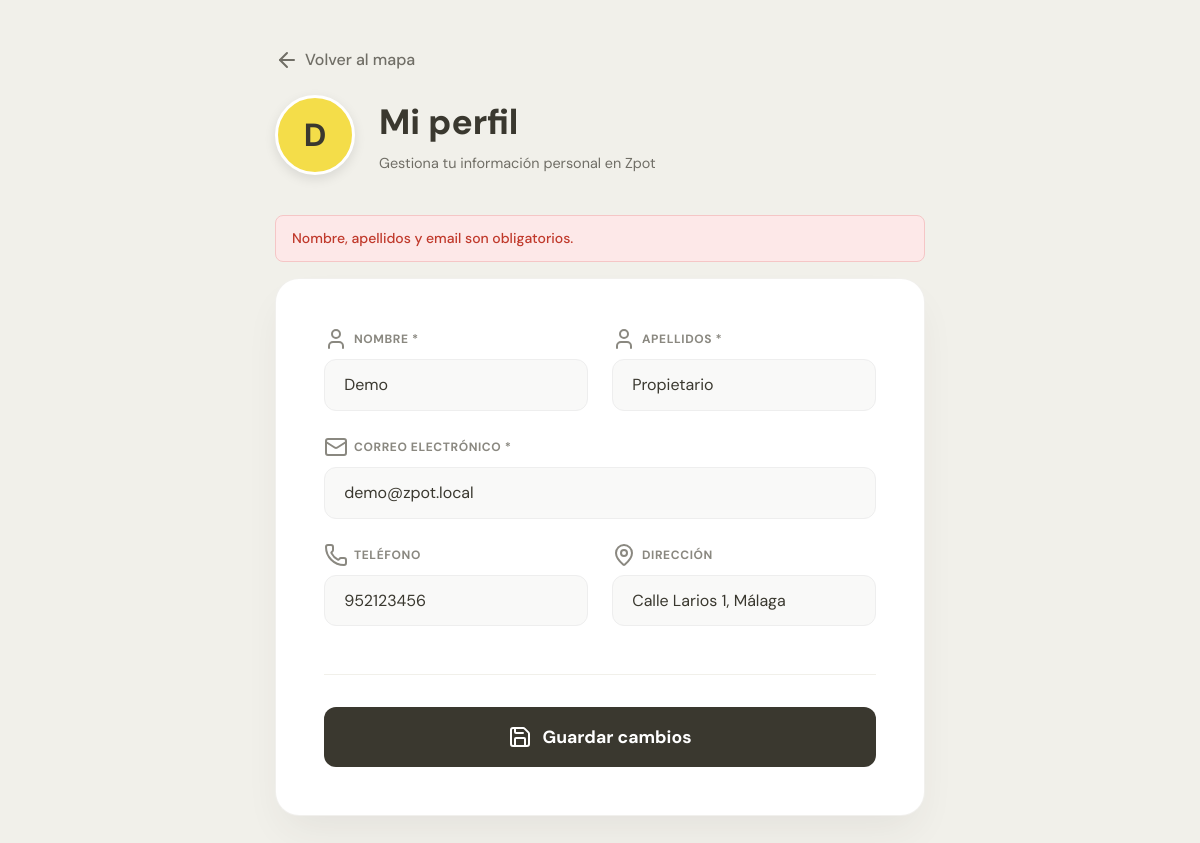
The page /backend/profile/mi_perfil.php?error=1 (signed in) on the database its author committed.
### tables this page shows
CREATE TABLE USUARIO (
    DNI                   VARCHAR(20)  PRIMARY KEY,
    Nombre                VARCHAR(100) NOT NULL,
    Apellidos             VARCHAR(150) NOT NULL,
    Direccion             VARCHAR(200),
    Foto                  VARCHAR(255),
    Telefono              VARCHAR(20),
    Email                 VARCHAR(100) UNIQUE,
    Contrasena_encriptada VARCHAR(255) NOT NULL,
    Token_pago            VARCHAR(255),
    token                 VARCHAR(64),
    confirmado            TINYINT(1)   NOT NULL DEFAULT 0
);

### backend/profile/mi_perfil.php (the view, shortened to what this page needs)
<?php
require_once __DIR__ . "/../sesion/conexion.php";
$dni = $_SESSION['dni'];
$sql = "SELECT * FROM USUARIO WHERE DNI = ?";
$stmt = $_conexion->prepare($sql);
$stmt->bind_param("s", $dni);
$stmt->execute();
$result = $stmt->get_result();
$user = $result->fetch_assoc();
?>
<!DOCTYPE html>
<html lang="es">
<head>
    <link rel="stylesheet" href="../app.css">
    <link rel="stylesheet" href="../styles/miperfil.css">
</head>
<body class="profile-page">
    <div class="layout">
        <div class="layout-container">
            <header class="profile-header">
                <a href="../index.php" class="back-link"><i data-lucide="arrow-left"></i> Volver al mapa</a>
                <div class="header-content">
                    <div class="profile-avatar">
                        <?php
                            $inicial = substr($user['Nombre'] ?? 'U', 0, 1);
                            echo htmlspecialchars(strtoupper($inicial));
                        ?>
                    </div>
                    <div class="header-text">
                        <h1 class="headline">Mi perfil</h1>
                        <p class="support">Gestiona tu información personal en Zpot</p>
                    </div>
                </div>
            </header>
            <?php if (isset($_GET['updated'])): ?>
                <div class="success-flash">Cambios guardados correctamente.</div>
            <?php elseif (isset($_GET['error'])): ?>
                <div class="error-flash">Nombre, apellidos y email son obligatorios.</div>
            <?php endif; ?>
            <main class="card profile-card">
                <form action="actualizar_perfil_api.php" method="POST" class="profile-form" novalidate id="profileForm">
                    <div class="form-grid">
                        <div class="form-group">
                            <label><i data-lucide="user"></i> Nombre *</label>
                            <input type="text" name="nombre" value="<?= htmlspecialchars($user['Nombre'] ?? '') ?>" placeholder="Tu nombre" required>
                        </div>
                        <div class="form-group">
                            <label><i data-lucide="user"></i> Apellidos *</label>
                            <input type="text" name="apellidos" value="<?= htmlspecialchars($user['Apellidos'] ?? '') ?>" placeholder="Tus apellidos" required>
                        </div>
                        <div class="form-group full-width">
                            <label><i data-lucide="mail"></i> Correo electrónico *</label>
                            <input type="email" name="email" value="<?= htmlspecialchars($user['Email'] ?? '') ?>" placeholder="tu@email.com" required>
                        </div>
                        <div class="form-group">
                            <label><i data-lucide="phone"></i> Teléfono</label>
                            <input type="text" name="telefono" value="<?= htmlspecialchars($user['Telefono'] ?? '') ?>" placeholder="Número de contacto">
                        </div>
                        <div class="form-group">
                            <label><i data-lucide="map-pin"></i> Dirección</label>
                            <input type="text" name="direccion" value="<?= htmlspecialchars($user['Direccion'] ?? '') ?>" placeholder="Tu dirección">
                        </div>
                    </div>
                    <div class="form-actions">
                        <button type="submit" class="btn-save">
                            <i data-lucide="save"></i> Guardar cambios
                        </button>
                    </div>
                </form>
            </main>
        </div>
    </div>
</body>
</html>

### backend/app.css (style rules this page uses)
:root { --brand-yellow: #f4dd49; --brand-dark: #3a382f; --brand-grey: #cfccc4; --brand-bg: #f1f0ea; --bg: #ffffff; --text: var(--brand-dark); --text-muted: #888580; --border: #e8e5df; --accent: var(--brand-yellow); --accent-focus: rgba(244, 221, 73, 0.25); --radius: 12px; --navbar-h: 72px; --shadow-sm: 0 1px 3px rgba(58,56,47,0.08), 0 4px 12px rgba(58,56,47,0.05); --shadow-md: 0 8px 24px -4px rgba(58,56,47,0.12), 0 2px 8px rgba(58,56,47,0.06); --shadow-lg: 0 16px 48px -8px rgba(58,56,47,0.16); --safe-top: env(safe-area-inset-top, 0); --safe-bottom: env(safe-area-inset-bottom, 0); --safe-left: env(safe-area-inset-left, 0); --safe-right: env(safe-area-inset-right, 0); }
* { box-sizing: border-box; }
html { -webkit-text-size-adjust: 100%; }
body { margin: 0; padding: 0; min-height: 100vh; font-family: 'DM Sans', -apple-system, BlinkMacSystemFont, sans-serif; font-size: 16px; line-height: 1.5; color: var(--text); background: var(--bg); -webkit-font-smoothing: antialiased; padding-left: var(--safe-left); padding-right: var(--safe-right); }
@media (min-width: 431px) { body { background: var(--brand-bg); } }

### backend/styles/miperfil.css (style rules this page uses)
:root { --brand-yellow: #f4dd49; --brand-dark: #3a382f; --brand-grey: #cfccc4; --brand-bg: #f1f0ea; --text-muted: #706e66; --radius: 12px; }
body.profile-page { margin: 0; padding: 0; min-height: 100vh; font-family: 'DM Sans', sans-serif; background-color: var(--brand-bg); }
.layout { width: 100%; display: flex; justify-content: center; padding: 3rem 1rem; }
.layout-container { width: 100%; max-width: 650px; }
.profile-header { margin-bottom: 2.5rem; }
.header-content { display: flex; align-items: center; gap: 1.5rem; margin-top: 1rem; }
.profile-avatar { width: 80px; height: 80px; background-color: var(--brand-yellow); color: var(--brand-dark); border-radius: 50%; display: flex; align-items: center; justify-content: center; font-size: 2rem; font-weight: 700; box-shadow: 0 4px 12px rgba(0,0,0,0.1); border: 3px solid #fff; flex-shrink: 0; }
.back-link { display: inline-flex; align-items: center; gap: 6px; color: var(--text-muted); text-decoration: none; font-weight: 500; transition: 0.2s; }
.headline { font-size: 2.2rem; font-weight: 800; color: var(--brand-dark); margin: 0; }
.support { color: var(--text-muted); font-size: 0.9rem; margin: 0.25rem 0 0 0; }
.card { background: #ffffff; border-radius: 24px; padding: 3rem; box-shadow: 0 20px 40px -10px rgba(58, 56, 47, 0.08); border: 1px solid rgba(207, 204, 196, 0.3); }
.form-grid { display: grid; grid-template-columns: 1fr 1fr; gap: 1.5rem; }
.full-width { grid-column: span 2; }
.form-group label { display: flex; align-items: center; gap: 6px; font-size: 0.75rem; font-weight: 700; text-transform: uppercase; color: #8a8880; margin-bottom: 8px; letter-spacing: 0.05em; }
.form-group input { width: 100%; padding: 0.9rem 1.2rem; font-family: inherit; font-size: 1rem; border: 1.5px solid #eee; border-radius: var(--radius); background-color: #f9f9f8; color: var(--brand-dark); transition: all 0.2s; }
.form-actions { margin-top: 3rem; padding-top: 2rem; border-top: 1px solid #f1f0ea; }
.btn-save { width: 100%; background-color: var(--brand-dark); color: #ffffff; border: none; padding: 1.1rem; font-family: inherit; font-size: 1.1rem; font-weight: 700; border-radius: var(--radius); cursor: pointer; display: flex; align-items: center; justify-content: center; gap: 10px; transition: 0.2s; }
.success-flash, .error-flash { padding: 0.75rem 1rem; border-radius: 8px; font-size: 0.875rem; font-weight: 500; margin-bottom: 1rem; }
.error-flash { background: #fde8e8; color: #c0392b; border: 1px solid #f5c6c6; }

### rows shown on the page
usuario: Nombre "D", nombre "Demo", apellidos "Propietario", email "demo@zpot.local", telefono "952123456", direccion "Calle Larios 1, Málaga"
